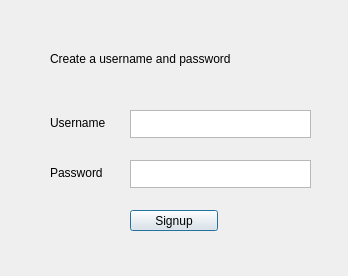
<?xml version="1.0" encoding="UTF-8"?>
<ui version="4.0">
 <class>SignUpDialog</class>
 <widget class="QDialog" name="SignUpDialog">
  <property name="geometry">
   <rect>
    <x>0</x>
    <y>0</y>
    <width>348</width>
    <height>276</height>
   </rect>
  </property>
  <property name="windowTitle">
   <string>Signup</string>
  </property>
  <widget class="QTextEdit" name="passwordEdit">
   <property name="geometry">
    <rect>
     <x>130</x>
     <y>160</y>
     <width>181</width>
     <height>28</height>
    </rect>
   </property>
   <property name="html">
    <string>&lt;!DOCTYPE HTML PUBLIC &quot;-//W3C//DTD HTML 4.0//EN&quot; &quot;http://www.w3.org/TR/REC-html40/strict.dtd&quot;&gt;
&lt;html&gt;&lt;head&gt;&lt;meta name=&quot;qrichtext&quot; content=&quot;1&quot; /&gt;&lt;meta charset=&quot;utf-8&quot; /&gt;&lt;style type=&quot;text/css&quot;&gt;
p, li { white-space: pre-wrap; }
hr { height: 1px; border-width: 0; }
li.unchecked::marker { content: &quot;\2610&quot;; }
li.checked::marker { content: &quot;\2612&quot;; }
&lt;/style&gt;&lt;/head&gt;&lt;body style=&quot; font-family:'Ubuntu Sans'; font-size:11pt; font-weight:400; font-style:normal;&quot;&gt;
&lt;p style=&quot;-qt-paragraph-type:empty; margin-top:12px; margin-bottom:12px; margin-left:0px; margin-right:0px; -qt-block-indent:0; text-indent:0px;&quot;&gt;&lt;br /&gt;&lt;/p&gt;&lt;/body&gt;&lt;/html&gt;</string>
   </property>
  </widget>
  <widget class="QLabel" name="prompt_label">
   <property name="geometry">
    <rect>
     <x>50</x>
     <y>50</y>
     <width>261</width>
     <height>18</height>
    </rect>
   </property>
   <property name="text">
    <string>Create a username and password</string>
   </property>
  </widget>
  <widget class="QLabel" name="password_label">
   <property name="geometry">
    <rect>
     <x>50</x>
     <y>157</y>
     <width>81</width>
     <height>31</height>
    </rect>
   </property>
   <property name="text">
    <string>Password</string>
   </property>
  </widget>
  <widget class="QLabel" name="username_label">
   <property name="geometry">
    <rect>
     <x>50</x>
     <y>107</y>
     <width>81</width>
     <height>31</height>
    </rect>
   </property>
   <property name="text">
    <string>Username</string>
   </property>
  </widget>
  <widget class="QPushButton" name="registerButton">
   <property name="geometry">
    <rect>
     <x>130</x>
     <y>210</y>
     <width>88</width>
     <height>21</height>
    </rect>
   </property>
   <property name="text">
    <string>Signup</string>
   </property>
  </widget>
  <widget class="QTextEdit" name="usernameEdit">
   <property name="geometry">
    <rect>
     <x>130</x>
     <y>110</y>
     <width>181</width>
     <height>28</height>
    </rect>
   </property>
  </widget>
 </widget>
 <resources/>
 <connections/>
</ui>
